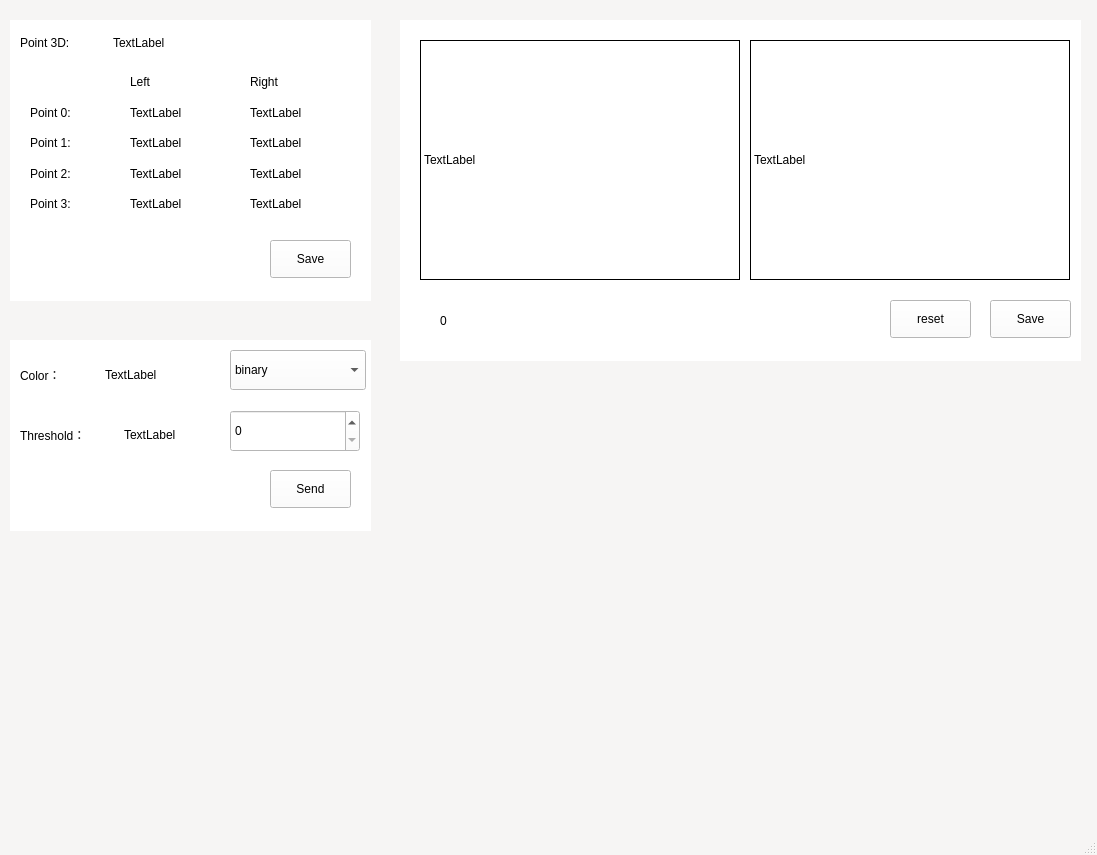
<?xml version="1.0" encoding="UTF-8"?>
<ui version="4.0">
 <class>MainWindow</class>
 <widget class="QMainWindow" name="MainWindow">
  <property name="geometry">
   <rect>
    <x>0</x>
    <y>0</y>
    <width>1097</width>
    <height>855</height>
   </rect>
  </property>
  <property name="palette">
   <palette>
    <active>
     <colorrole role="Base">
      <brush brushstyle="SolidPattern">
       <color alpha="255">
        <red>255</red>
        <green>255</green>
        <blue>255</blue>
       </color>
      </brush>
     </colorrole>
     <colorrole role="Window">
      <brush brushstyle="SolidPattern">
       <color alpha="255">
        <red>246</red>
        <green>245</green>
        <blue>244</blue>
       </color>
      </brush>
     </colorrole>
    </active>
    <inactive>
     <colorrole role="Base">
      <brush brushstyle="SolidPattern">
       <color alpha="255">
        <red>252</red>
        <green>252</green>
        <blue>252</blue>
       </color>
      </brush>
     </colorrole>
     <colorrole role="Window">
      <brush brushstyle="SolidPattern">
       <color alpha="255">
        <red>246</red>
        <green>245</green>
        <blue>244</blue>
       </color>
      </brush>
     </colorrole>
    </inactive>
    <disabled>
     <colorrole role="Base">
      <brush brushstyle="SolidPattern">
       <color alpha="255">
        <red>246</red>
        <green>245</green>
        <blue>244</blue>
       </color>
      </brush>
     </colorrole>
     <colorrole role="Window">
      <brush brushstyle="SolidPattern">
       <color alpha="255">
        <red>246</red>
        <green>245</green>
        <blue>244</blue>
       </color>
      </brush>
     </colorrole>
    </disabled>
   </palette>
  </property>
  <property name="windowTitle">
   <string>MainWindow</string>
  </property>
  <widget class="QWidget" name="centralwidget">
   <widget class="QWidget" name="widget_2" native="true">
    <property name="geometry">
     <rect>
      <x>10</x>
      <y>340</y>
      <width>361</width>
      <height>191</height>
     </rect>
    </property>
    <property name="palette">
     <palette>
      <active>
       <colorrole role="Button">
        <brush brushstyle="SolidPattern">
         <color alpha="255">
          <red>255</red>
          <green>255</green>
          <blue>255</blue>
         </color>
        </brush>
       </colorrole>
       <colorrole role="Base">
        <brush brushstyle="SolidPattern">
         <color alpha="255">
          <red>255</red>
          <green>255</green>
          <blue>255</blue>
         </color>
        </brush>
       </colorrole>
       <colorrole role="Window">
        <brush brushstyle="SolidPattern">
         <color alpha="255">
          <red>255</red>
          <green>255</green>
          <blue>255</blue>
         </color>
        </brush>
       </colorrole>
      </active>
      <inactive>
       <colorrole role="Button">
        <brush brushstyle="SolidPattern">
         <color alpha="255">
          <red>255</red>
          <green>255</green>
          <blue>255</blue>
         </color>
        </brush>
       </colorrole>
       <colorrole role="Base">
        <brush brushstyle="SolidPattern">
         <color alpha="255">
          <red>255</red>
          <green>255</green>
          <blue>255</blue>
         </color>
        </brush>
       </colorrole>
       <colorrole role="Window">
        <brush brushstyle="SolidPattern">
         <color alpha="255">
          <red>255</red>
          <green>255</green>
          <blue>255</blue>
         </color>
        </brush>
       </colorrole>
      </inactive>
      <disabled>
       <colorrole role="Button">
        <brush brushstyle="SolidPattern">
         <color alpha="255">
          <red>255</red>
          <green>255</green>
          <blue>255</blue>
         </color>
        </brush>
       </colorrole>
       <colorrole role="Base">
        <brush brushstyle="SolidPattern">
         <color alpha="255">
          <red>255</red>
          <green>255</green>
          <blue>255</blue>
         </color>
        </brush>
       </colorrole>
       <colorrole role="Window">
        <brush brushstyle="SolidPattern">
         <color alpha="255">
          <red>255</red>
          <green>255</green>
          <blue>255</blue>
         </color>
        </brush>
       </colorrole>
      </disabled>
     </palette>
    </property>
    <property name="mouseTracking">
     <bool>false</bool>
    </property>
    <property name="styleSheet">
     <string notr="true">background:rgb(255, 255, 255);</string>
    </property>
    <widget class="QWidget" name="layoutWidget">
     <property name="geometry">
      <rect>
       <x>10</x>
       <y>80</y>
       <width>201</width>
       <height>29</height>
      </rect>
     </property>
     <layout class="QHBoxLayout" name="horizontalLayout_2">
      <item>
       <widget class="QLabel" name="label_3">
        <property name="text">
         <string>Threshold：</string>
        </property>
       </widget>
      </item>
      <item>
       <widget class="QLabel" name="label_4">
        <property name="text">
         <string>TextLabel</string>
        </property>
       </widget>
      </item>
     </layout>
    </widget>
    <widget class="QWidget" name="layoutWidget">
     <property name="geometry">
      <rect>
       <x>10</x>
       <y>20</y>
       <width>164</width>
       <height>29</height>
      </rect>
     </property>
     <layout class="QHBoxLayout" name="horizontalLayout_3">
      <item>
       <widget class="QLabel" name="label_5">
        <property name="text">
         <string>Color：</string>
        </property>
       </widget>
      </item>
      <item>
       <widget class="QLabel" name="label_2">
        <property name="text">
         <string>TextLabel</string>
        </property>
       </widget>
      </item>
     </layout>
    </widget>
    <widget class="QComboBox" name="comboBox">
     <property name="geometry">
      <rect>
       <x>220</x>
       <y>10</y>
       <width>136</width>
       <height>40</height>
      </rect>
     </property>
     <item>
      <property name="text">
       <string>binary</string>
      </property>
     </item>
     <item>
      <property name="text">
       <string>RGB</string>
      </property>
     </item>
    </widget>
    <widget class="QPushButton" name="pushButton">
     <property name="geometry">
      <rect>
       <x>260</x>
       <y>130</y>
       <width>81</width>
       <height>38</height>
      </rect>
     </property>
     <property name="text">
      <string>Send</string>
     </property>
    </widget>
    <widget class="QSpinBox" name="spinBox">
     <property name="geometry">
      <rect>
       <x>220</x>
       <y>70</y>
       <width>130</width>
       <height>42</height>
      </rect>
     </property>
     <property name="minimum">
      <number>0</number>
     </property>
     <property name="maximum">
      <number>255</number>
     </property>
    </widget>
   </widget>
   <widget class="QWidget" name="widget" native="true">
    <property name="geometry">
     <rect>
      <x>10</x>
      <y>20</y>
      <width>361</width>
      <height>281</height>
     </rect>
    </property>
    <property name="palette">
     <palette>
      <active>
       <colorrole role="Button">
        <brush brushstyle="SolidPattern">
         <color alpha="255">
          <red>255</red>
          <green>255</green>
          <blue>255</blue>
         </color>
        </brush>
       </colorrole>
       <colorrole role="Base">
        <brush brushstyle="SolidPattern">
         <color alpha="255">
          <red>255</red>
          <green>255</green>
          <blue>255</blue>
         </color>
        </brush>
       </colorrole>
       <colorrole role="Window">
        <brush brushstyle="SolidPattern">
         <color alpha="255">
          <red>255</red>
          <green>255</green>
          <blue>255</blue>
         </color>
        </brush>
       </colorrole>
      </active>
      <inactive>
       <colorrole role="Button">
        <brush brushstyle="SolidPattern">
         <color alpha="255">
          <red>255</red>
          <green>255</green>
          <blue>255</blue>
         </color>
        </brush>
       </colorrole>
       <colorrole role="Base">
        <brush brushstyle="SolidPattern">
         <color alpha="255">
          <red>255</red>
          <green>255</green>
          <blue>255</blue>
         </color>
        </brush>
       </colorrole>
       <colorrole role="Window">
        <brush brushstyle="SolidPattern">
         <color alpha="255">
          <red>255</red>
          <green>255</green>
          <blue>255</blue>
         </color>
        </brush>
       </colorrole>
      </inactive>
      <disabled>
       <colorrole role="Button">
        <brush brushstyle="SolidPattern">
         <color alpha="255">
          <red>255</red>
          <green>255</green>
          <blue>255</blue>
         </color>
        </brush>
       </colorrole>
       <colorrole role="Base">
        <brush brushstyle="SolidPattern">
         <color alpha="255">
          <red>255</red>
          <green>255</green>
          <blue>255</blue>
         </color>
        </brush>
       </colorrole>
       <colorrole role="Window">
        <brush brushstyle="SolidPattern">
         <color alpha="255">
          <red>255</red>
          <green>255</green>
          <blue>255</blue>
         </color>
        </brush>
       </colorrole>
      </disabled>
     </palette>
    </property>
    <property name="styleSheet">
     <string notr="true">background:rgb(255, 255, 255);</string>
    </property>
    <widget class="QWidget" name="layoutWidget">
     <property name="geometry">
      <rect>
       <x>20</x>
       <y>80</y>
       <width>78</width>
       <height>116</height>
      </rect>
     </property>
     <layout class="QVBoxLayout" name="verticalLayout">
      <item>
       <widget class="QLabel" name="label_8">
        <property name="text">
         <string>Point 0: </string>
        </property>
       </widget>
      </item>
      <item>
       <widget class="QLabel" name="label_9">
        <property name="text">
         <string>Point 1:</string>
        </property>
       </widget>
      </item>
      <item>
       <widget class="QLabel" name="label_10">
        <property name="text">
         <string>Point 2:</string>
        </property>
       </widget>
      </item>
      <item>
       <widget class="QLabel" name="label_11">
        <property name="text">
         <string>Point 3:</string>
        </property>
       </widget>
      </item>
     </layout>
    </widget>
    <widget class="QWidget" name="layoutWidget">
     <property name="geometry">
      <rect>
       <x>120</x>
       <y>50</y>
       <width>90</width>
       <height>146</height>
      </rect>
     </property>
     <layout class="QVBoxLayout" name="verticalLayout_2">
      <item>
       <widget class="QLabel" name="label_20">
        <property name="text">
         <string>Left</string>
        </property>
       </widget>
      </item>
      <item>
       <widget class="QLabel" name="label_12">
        <property name="text">
         <string>TextLabel</string>
        </property>
       </widget>
      </item>
      <item>
       <widget class="QLabel" name="label_13">
        <property name="text">
         <string>TextLabel</string>
        </property>
       </widget>
      </item>
      <item>
       <widget class="QLabel" name="label_14">
        <property name="text">
         <string>TextLabel</string>
        </property>
       </widget>
      </item>
      <item>
       <widget class="QLabel" name="label_15">
        <property name="text">
         <string>TextLabel</string>
        </property>
       </widget>
      </item>
     </layout>
    </widget>
    <widget class="QWidget" name="layoutWidget">
     <property name="geometry">
      <rect>
       <x>240</x>
       <y>50</y>
       <width>90</width>
       <height>146</height>
      </rect>
     </property>
     <layout class="QVBoxLayout" name="verticalLayout_3">
      <item>
       <widget class="QLabel" name="label_21">
        <property name="text">
         <string>Right</string>
        </property>
       </widget>
      </item>
      <item>
       <widget class="QLabel" name="label_16">
        <property name="text">
         <string>TextLabel</string>
        </property>
       </widget>
      </item>
      <item>
       <widget class="QLabel" name="label_17">
        <property name="text">
         <string>TextLabel</string>
        </property>
       </widget>
      </item>
      <item>
       <widget class="QLabel" name="label_18">
        <property name="text">
         <string>TextLabel</string>
        </property>
       </widget>
      </item>
      <item>
       <widget class="QLabel" name="label_19">
        <property name="text">
         <string>TextLabel</string>
        </property>
       </widget>
      </item>
     </layout>
    </widget>
    <widget class="QWidget" name="layoutWidget">
     <property name="geometry">
      <rect>
       <x>10</x>
       <y>10</y>
       <width>180</width>
       <height>26</height>
      </rect>
     </property>
     <layout class="QHBoxLayout" name="horizontalLayout">
      <item>
       <widget class="QLabel" name="label_7">
        <property name="text">
         <string>Point 3D:</string>
        </property>
       </widget>
      </item>
      <item>
       <widget class="QLabel" name="label">
        <property name="text">
         <string>TextLabel</string>
        </property>
       </widget>
      </item>
     </layout>
    </widget>
    <widget class="QPushButton" name="pushButton_1">
     <property name="geometry">
      <rect>
       <x>260</x>
       <y>220</y>
       <width>81</width>
       <height>38</height>
      </rect>
     </property>
     <property name="text">
      <string>Save</string>
     </property>
    </widget>
   </widget>
   <widget class="QWidget" name="widget_3" native="true">
    <property name="geometry">
     <rect>
      <x>400</x>
      <y>20</y>
      <width>681</width>
      <height>341</height>
     </rect>
    </property>
    <property name="styleSheet">
     <string notr="true">background:rgb(255, 255, 255);</string>
    </property>
    <widget class="QLabel" name="label_6">
     <property name="geometry">
      <rect>
       <x>20</x>
       <y>20</y>
       <width>320</width>
       <height>240</height>
      </rect>
     </property>
     <property name="tabletTracking">
      <bool>false</bool>
     </property>
     <property name="contextMenuPolicy">
      <enum>Qt::DefaultContextMenu</enum>
     </property>
     <property name="acceptDrops">
      <bool>false</bool>
     </property>
     <property name="toolTipDuration">
      <number>-1</number>
     </property>
     <property name="styleSheet">
      <string notr="true">border: 1px solid black;</string>
     </property>
     <property name="lineWidth">
      <number>1</number>
     </property>
     <property name="midLineWidth">
      <number>0</number>
     </property>
     <property name="text">
      <string>TextLabel</string>
     </property>
     <property name="indent">
      <number>-1</number>
     </property>
    </widget>
    <widget class="QLabel" name="label_22">
     <property name="geometry">
      <rect>
       <x>350</x>
       <y>20</y>
       <width>320</width>
       <height>240</height>
      </rect>
     </property>
     <property name="styleSheet">
      <string notr="true">border: 1px solid black;</string>
     </property>
     <property name="text">
      <string>TextLabel</string>
     </property>
    </widget>
    <widget class="QPushButton" name="pushButton_2">
     <property name="geometry">
      <rect>
       <x>590</x>
       <y>280</y>
       <width>81</width>
       <height>38</height>
      </rect>
     </property>
     <property name="text">
      <string>Save</string>
     </property>
    </widget>
    <widget class="QPushButton" name="pushButton_3">
     <property name="geometry">
      <rect>
       <x>490</x>
       <y>280</y>
       <width>81</width>
       <height>38</height>
      </rect>
     </property>
     <property name="text">
      <string>reset</string>
     </property>
    </widget>
    <widget class="QLabel" name="label_23">
     <property name="geometry">
      <rect>
       <x>40</x>
       <y>290</y>
       <width>301</width>
       <height>22</height>
      </rect>
     </property>
     <property name="text">
      <string>0</string>
     </property>
    </widget>
   </widget>
  </widget>
  <widget class="QMenuBar" name="menubar">
   <property name="geometry">
    <rect>
     <x>0</x>
     <y>0</y>
     <width>1097</width>
     <height>32</height>
    </rect>
   </property>
  </widget>
  <widget class="QStatusBar" name="statusbar"/>
 </widget>
 <resources/>
 <connections/>
</ui>
